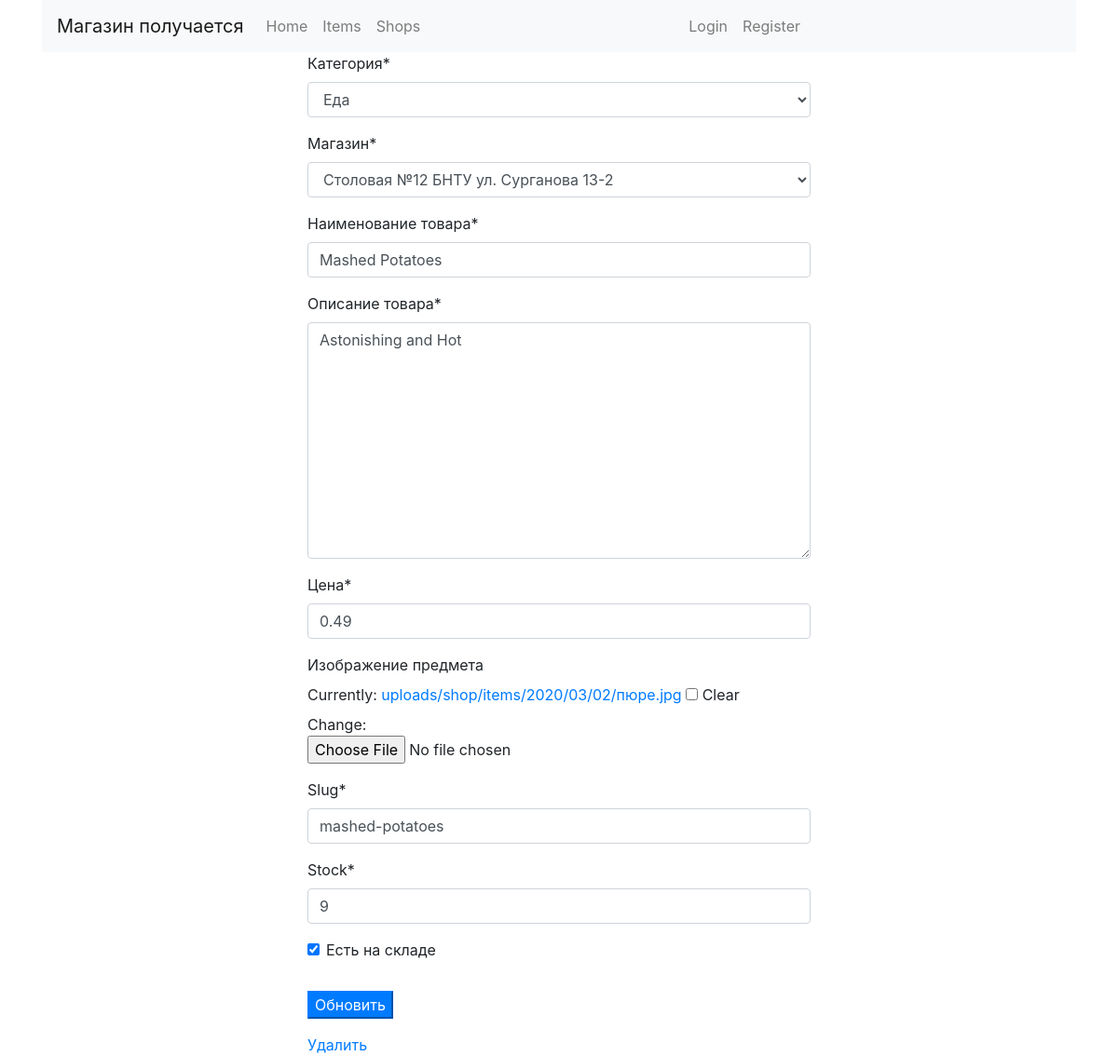
/item_update/2/, run on an earlier commit of the app's database.
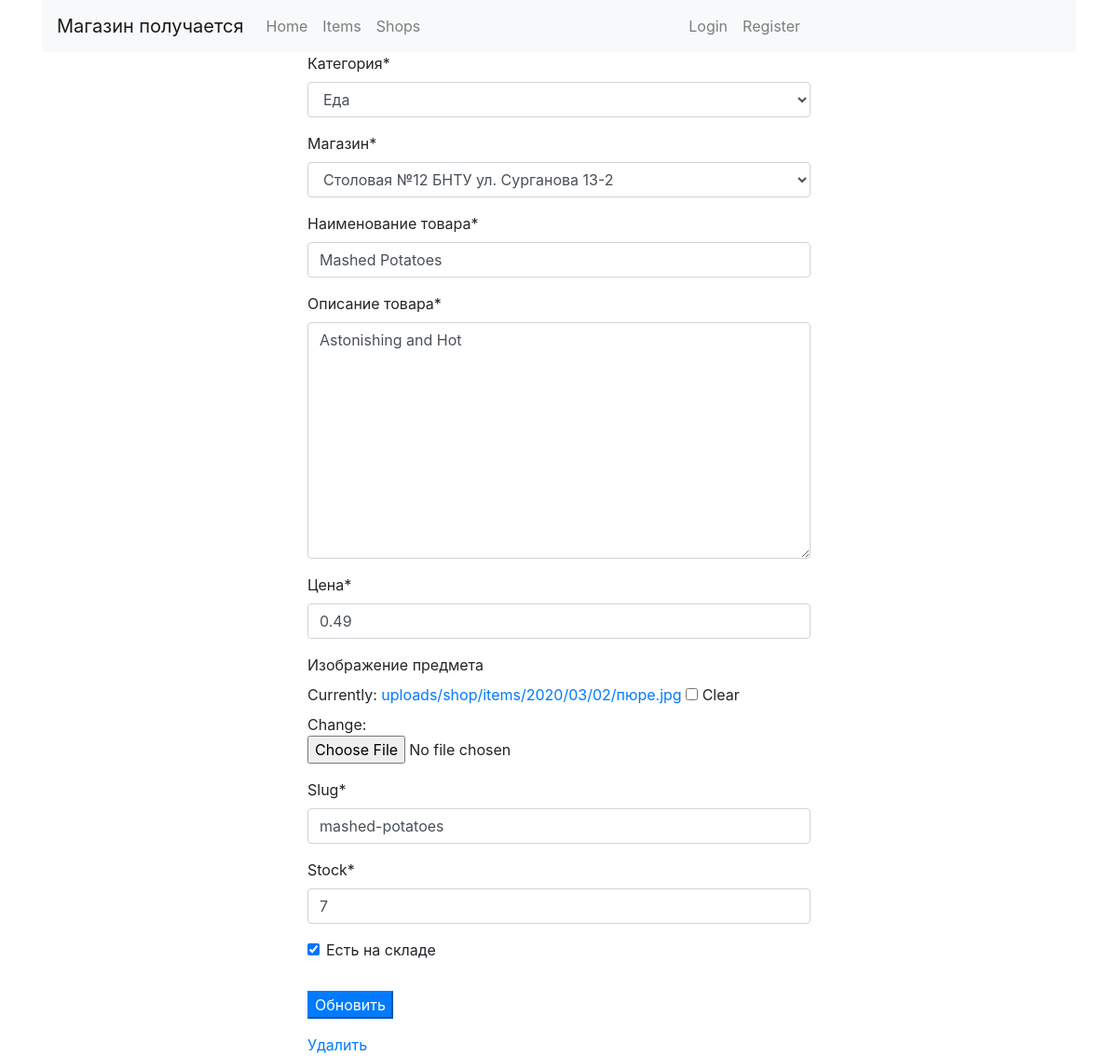
And on a later commit of the database.
### shop/models.py (models this page shows, shortened)
class Item(models.Model):
    category = models.ForeignKey(
        'Category',
        on_delete=models.CASCADE,
        related_name='items',
        verbose_name='Категория',
    )
    shop = models.ForeignKey(
        'Shop',
        on_delete=models.CASCADE,
        verbose_name='Магазин'
    )
    name = models.CharField(
        max_length=128,
        db_index=True,
        verbose_name='Наименование товара'
    )
    description = models.TextField(
        max_length=1024,
        verbose_name='Описание товара'
    )
    price = models.DecimalField(
        max_digits=10,
        decimal_places=2,
        verbose_name='Цена'
    )
    item_picture = models.ImageField(
        upload_to='uploads/shop/items/%Y/%m/%d',
        default=None,
        null=True,
        blank=True,
        verbose_name='Изображение предмета'
    )
    slug = models.SlugField(
        max_length=200,
        db_index=True
    )
    stock = models.PositiveIntegerField()
    available = models.BooleanField(
        default=True,
        verbose_name='Есть на складе'
    )
    created = models.DateTimeField(
        auto_now_add=True
    )
    updated = models.DateTimeField(
        auto_now=True
    )
    class Meta:
        verbose_name = 'Товар'
        verbose_name_plural = 'Товары'
        ordering = (
            'name',
        )
        index_together = (
            ('id', 'slug'),
        )

### shop/views.py (the view)
# urls.py: path('item_update/<int:pk>/', ItemUpdate.as_view(), name='item_update'),
class ItemUpdate(UpdateView):
    template_name = 'shop/item/item_create.html'
    model = Item
    form_class = ItemForm

### shop/forms.py
class ItemForm(forms.ModelForm):
    class Meta:
        model = Item
        fields = '__all__'

### cart/context_processors.py (called while the page is built)
def cart(request):
    return {'cart': Cart(request)}

### shop/models.py (called while the page is built)
    def __str__(self):
        return f'{self.name} {self.address}'

    def __str__(self):
        return self.name

### shop/templates/shop/item/item_create.html (shortened to what this page needs)
{% extends 'shop/base.html' %}
{% load crispy_forms_tags %}
{% block body %}
    <div class="col-lg-6 offset-3">
        <div class="content-section">
    <form id="item_form" method="post"
          enctype="multipart/form-data">
        <fieldset class="form-group">
            {{ form|crispy }}
        </fieldset>
        <p>
            <button type="submit" class="bit btn-primary">
                {% if form.instance.id %}
                    Обновить
                {% else %}
                    Сохранить
                {% endif %}
            </button>
        </p>
    </form>
    {% if form.instance.id %}
      <a href="{% url 'shop:item_delete' form.instance.id %}">
        Удалить
      </a>
    {% endif %}
  </div>
{% endblock %}

What changed in the data, as far as the page shows it:
changed Item "Еда": stock "9" → "7"
